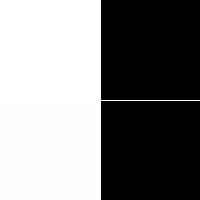
Frame 1 (no input)
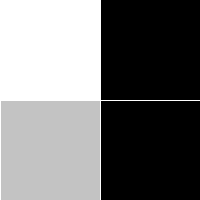
Frame 60 (the mouse pressed at the canvas centre just before this capture)
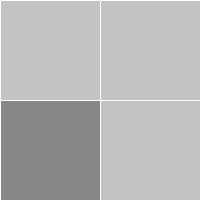
Frame 120 (the mouse held since frame 60 and released just before this capture)

The Processing sketch that drew these frames (run headless with seeded random() and noise(); from frame 60 on, the mouse is pressed at the canvas centre):

// Processing sketch: processing_98750
// ── processing_98750.pde

float a = 255;
float b = 255;
float c = 255;
float d = 255;

void setup() {
size(200, 200);
}

void draw() {
background(0);
stroke(255);
line(0, width/2, height, width/2);
line(width/2, 0, width/2, height);

// top left rectangle
if (mouseX < 100 && mouseY < 100) {
fill(a);
rect(0, 0, 100, 100);
a = 255;
} else if (mouseX > 0 && mouseY > 0) {
fill(a = a - 1);
rect(0, 0, 100, 100);
}

//top right rectangle
if(mouseX > 100 && mouseY < 100) {
fill(b);
rect(100, 0, 100, 100);
b = 255;
} else if (mouseX < 200 && mouseY > 0) {
fill(b = b - 1);
rect(100, 0, 100, 100);
}

// bottom left
if (mouseX < 100 && mouseY > 100) {
fill(c);
rect(0, 100, 100, 100);
c = 255;
} else if (mouseX < 200 && mouseY < 200) {
fill(c = c - 1);
rect(0, 100, 100, 100);
}

// bottom right
if (mouseX > 100 && mouseY > 100) {
fill(d);
rect(100, 100, 100, 100);
d = 255;
} else if (mouseX > 0 && mouseY > 0) {
fill(d = d - 1);
rect(100, 100, 100, 100);
}
}
